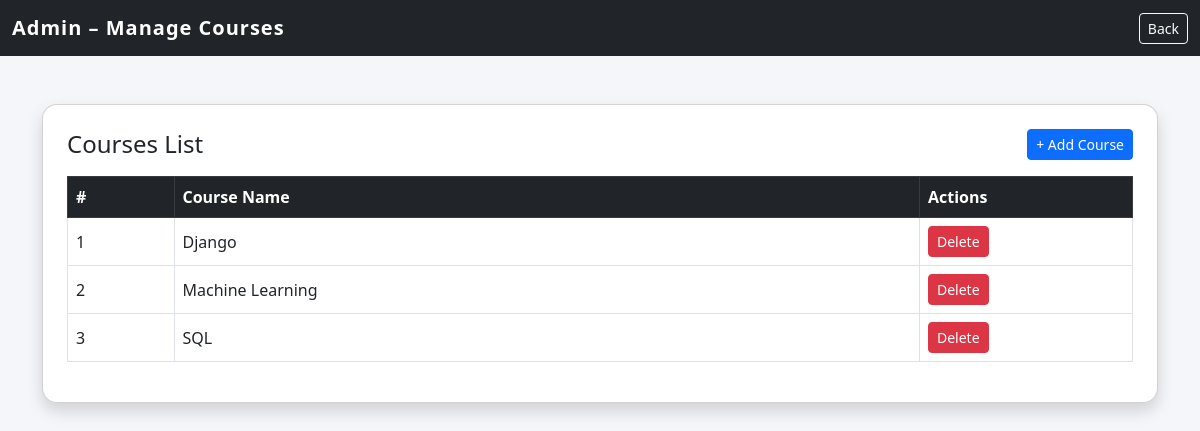
Page /manage-courses/ (signed in) on the committed database.
### core/models.py (models this page shows, shortened)
class Course(models.Model):
    course_name = models.CharField(max_length=100)
    description = models.TextField()
    is_active = models.BooleanField(default=True)

### core/views.py (the view)
# urls.py: path('manage-courses/', views.manage_courses, name='manage_courses'),
def manage_courses(request):
    if not request.session.get('admin'):
        return redirect('admin_login')
    courses = Course.objects.all()
    return render(request, 'admin/manage_courses.html', {'courses': courses})

### core/templates/admin/manage_courses.html (shortened to what this page needs)
<!DOCTYPE html>
<html lang="en">
<head>
    <link href="https://cdn.jsdelivr.net/npm/bootstrap@5.3.0/dist/css/bootstrap.min.css" rel="stylesheet">
</head>
<body>
<nav class="navbar navbar-dark bg-dark">
    <div class="container-fluid">
        <span class="navbar-brand">Admin – Manage Courses</span>
        <div>
            <a href="{% url 'admin_dashboard' %}" class="btn btn-outline-light btn-sm">
                Back
            </a>
        </div>
    </div>
</nav>
<div class="container mt-5">
    <div class="card shadow p-4">
        <div class="d-flex justify-content-between align-items-center mb-3">
            <h4 class="mb-0">Courses List</h4>
            <a href="{% url 'add_course' %}" class="btn btn-primary btn-sm">
                + Add Course
            </a>
        </div>
        {% if courses %}
        <table class="table table-bordered table-hover">
            <thead class="table-dark">
                <tr>
                    <th style="width: 10%;">#</th>
                    <th>Course Name</th>
                    <th style="width: 20%;">Actions</th>
                </tr>
            </thead>
            <tbody>
                {% for c in courses %}
                <tr>
                    <td>{{ forloop.counter }}</td>
                    <td>{{ c.course_name }}</td>
                    <td>
                        <a href="{% url 'delete_course' c.id %}"
                           class="btn btn-danger btn-sm"
                           onclick="return confirm('Are you sure you want to delete this course?')">
                            Delete
                        </a>
                    </td>
                </tr>
                {% endfor %}
            </tbody>
        </table>
        {% else %}
            <p class="text-muted text-center mb-0">No courses available.</p>
        {% endif %}
    </div>
</div>
</body>
</html>

### core/templates/admin/manage_courses.html (style rules this page uses)
body { background-color: #f4f6f9; }
.card { border-radius: 15px; }
.navbar-brand { font-weight: bold; letter-spacing: 1px; }
.table th, .table td { vertical-align: middle; }

### rows in the picture
Course: course_name "Django"
Course: course_name "Machine Learning"
Course: course_name "SQL"
